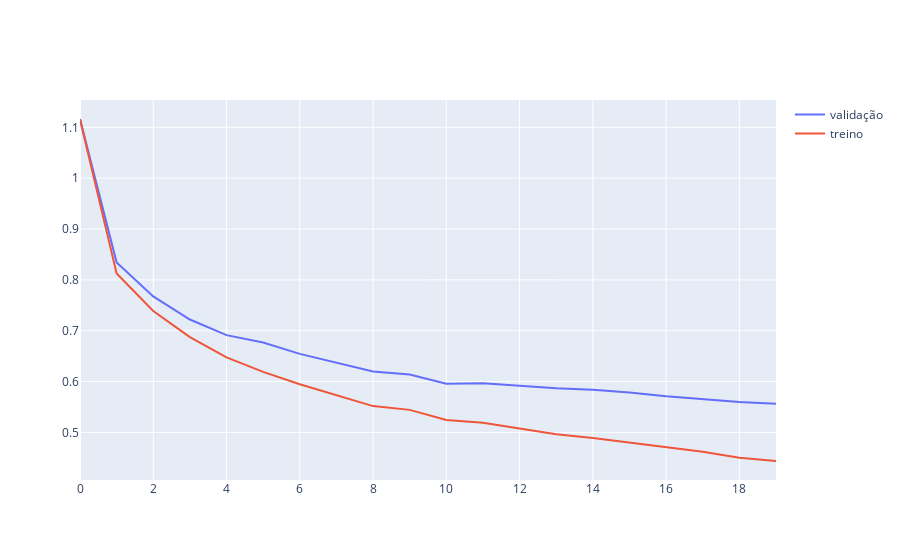
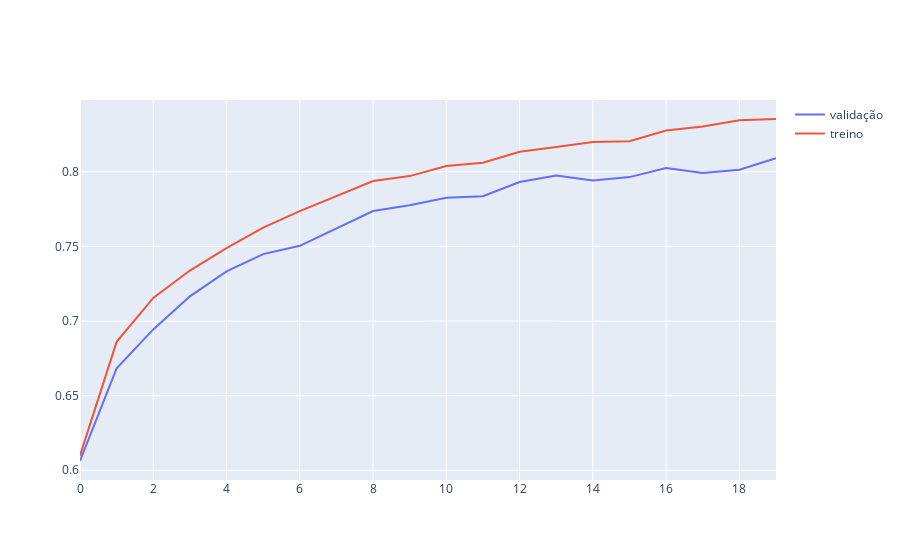
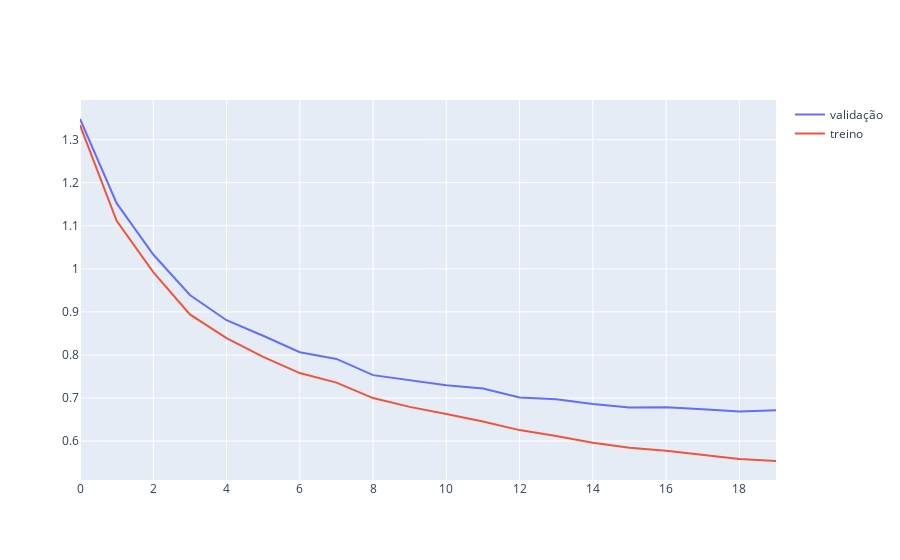
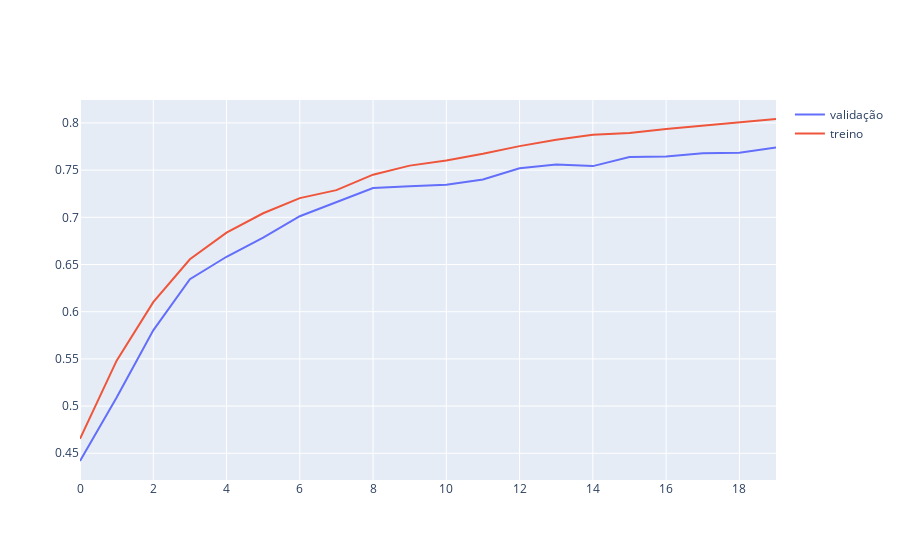

Notebook source saved alongside these figures, in order:
### Code cell
encoders = [None] * 7
classifs = [None] * 7
for posi in range(7):
    encoders[posi], classifs[posi] = treinoModelo(D[posi])

### Figure 1 — Plotly figure (JSON) as saved in the notebook; plotly's stock layout.template omitted (floating-point values rounded to 4 significant figures)
{"data": [{"mode": "lines", "name": "validação", "showlegend": true, "type": "scatter", "y": [1.116, 0.8343, 0.7675, 0.722, 0.6913, 0.6769, 0.6545, 0.6365, 0.6199, 0.6138, 0.596, 0.5966, 0.592, 0.5866, 0.5841, 0.5787, 0.5709, 0.5657, 0.5597, 0.5562]}, {"mode": "lines", "name": "treino", "showlegend": true, "type": "scatter", "y": [1.116, 0.8125, 0.7388, 0.6876, 0.6474, 0.6191, 0.5948, 0.5739, 0.5518, 0.5443, 0.5247, 0.519, 0.5082, 0.4963, 0.4889, 0.4796, 0.4705, 0.4621, 0.4502, 0.4438]}], "layout": {}}

### Figure 2 — Plotly figure (JSON) as saved in the notebook; plotly's stock layout.template omitted (floating-point values rounded to 4 significant figures)
{"data": [{"mode": "lines", "name": "validação", "showlegend": true, "type": "scatter", "y": [0.6062, 0.6683, 0.6944, 0.7166, 0.7332, 0.7449, 0.7504, 0.7621, 0.7737, 0.7776, 0.7826, 0.7837, 0.7931, 0.7976, 0.7942, 0.7965, 0.8026, 0.7992, 0.8014, 0.8092]}, {"mode": "lines", "name": "treino", "showlegend": true, "type": "scatter", "y": [0.6098, 0.6861, 0.7155, 0.7338, 0.7489, 0.7626, 0.7736, 0.7839, 0.7939, 0.7971, 0.8038, 0.8061, 0.8134, 0.8167, 0.8201, 0.8205, 0.8277, 0.8304, 0.8346, 0.8354]}], "layout": {}}

### Figure 3 — Plotly figure (JSON) as saved in the notebook; plotly's stock layout.template omitted (floating-point values rounded to 4 significant figures)
{"data": [{"mode": "lines", "name": "validação", "showlegend": true, "type": "scatter", "y": [1.348, 1.153, 1.033, 0.9394, 0.8807, 0.8447, 0.8064, 0.7908, 0.7532, 0.7413, 0.7296, 0.722, 0.7013, 0.6974, 0.6863, 0.6778, 0.6786, 0.6741, 0.669, 0.6716]}, {"mode": "lines", "name": "treino", "showlegend": true, "type": "scatter", "y": [1.334, 1.112, 0.9922, 0.8941, 0.8394, 0.7956, 0.758, 0.7359, 0.6999, 0.6795, 0.6628, 0.6454, 0.6255, 0.6119, 0.596, 0.5844, 0.5773, 0.5686, 0.5585, 0.5538]}], "layout": {}}

### Figure 4 — Plotly figure (JSON) as saved in the notebook; plotly's stock layout.template omitted (floating-point values rounded to 4 significant figures)
{"data": [{"mode": "lines", "name": "validação", "showlegend": true, "type": "scatter", "y": [0.4418, 0.509, 0.5802, 0.6345, 0.6582, 0.6785, 0.7011, 0.7158, 0.7311, 0.7328, 0.7345, 0.7401, 0.752, 0.7559, 0.7542, 0.7638, 0.7644, 0.7678, 0.7684, 0.774]}, {"mode": "lines", "name": "treino", "showlegend": true, "type": "scatter", "y": [0.4653, 0.5481, 0.61, 0.6556, 0.6838, 0.7043, 0.7203, 0.7288, 0.7451, 0.7547, 0.7603, 0.7674, 0.7754, 0.7822, 0.7874, 0.7892, 0.7935, 0.7971, 0.8007, 0.8041]}], "layout": {}}
